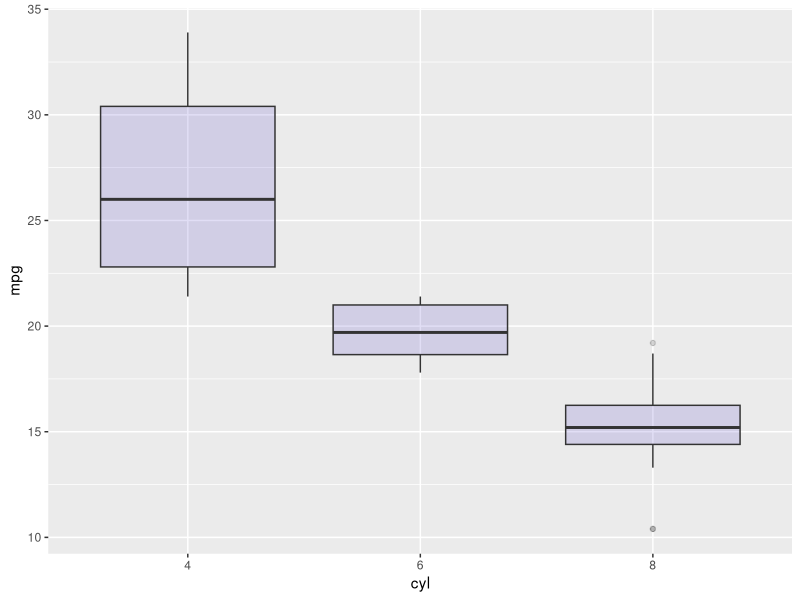

Write the R code that produced this figure.
# library
library(ggplot2)

# The mtcars dataset is proposed in R
head(mtcars)

# A really basic boxplot.
ggplot(mtcars, aes(x = as.factor(cyl), y = mpg)) + 
  geom_boxplot(fill = "slateblue", alpha = 0.2) + 
  xlab("cyl")

# source : https://www.r-graph-gallery.com/262-basic-boxplot-with-ggplot2/